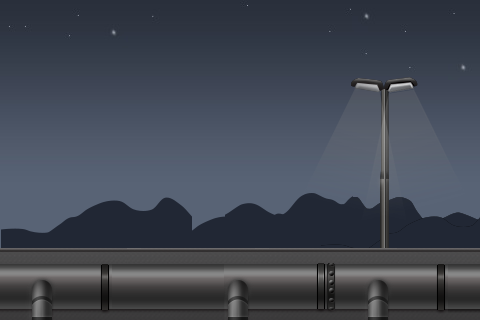

This game map was drawn from its Tiled (.tmx) file and the tilesets committed beside it. A one-line description and the trimmed map source follow:
An orthogonal 30x20 tile map with 16x16 px tiles, 5 tile layers (sky, cloud, camp, floor, ...), 7 tilesets.

<map version="1.0" orientation="orthogonal" width="30" height="20" tilewidth="16" tileheight="16">
 <tileset firstgid="1" name="sky" tilewidth="480" tileheight="320">
  <image source="sky.png" width="1440" height="320" />
 </tileset>
 <tileset firstgid="4" name="floor" tilewidth="144" tileheight="192" spacing="2">
  <tileoffset x="-3" y="0" />
  <image source="floor.png" width="878" height="192" />
 </tileset>
 <tileset firstgid="10" name="stairs" tilewidth="320" tileheight="144">
  <tileoffset x="4" y="0" />
  <image source="stairs.png" width="320" height="144" />
 </tileset>
 <tileset firstgid="11" name="cloud" tilewidth="192" tileheight="72" spacing="1">
  <image source="cloud.png" width="1159" height="72" />
 </tileset>
 <tileset firstgid="17" name="wooden_ladder" tilewidth="256" tileheight="256" spacing="1">
  <image source="wooden_ladder.png" width="1029" height="256" />
 </tileset>
 <tileset firstgid="21" name="pipe" tilewidth="112" tileheight="64" spacing="2">
  <image source="pipe.png" width="910" height="64" />
 </tileset>
 <tileset firstgid="29" name="pipe2" tilewidth="32" tileheight="160" spacing="2">
  <image source="pipe2.png" width="134" height="160" />
 </tileset>
 <layer name="sky" width="30" height="20">
  <data>[600 cells, 2 non-empty, 1 distinct tile ids]</data>
 </layer>
 <layer name="cloud" width="30" height="20">
  <data>[600 cells, 5 non-empty, 3 distinct tile ids]</data>
 </layer>
 <layer name="camp" width="30" height="20">
  <data>[600 cells, 1 non-empty, 1 distinct tile ids]</data>
 </layer>
 <layer name="floor" width="30" height="20">
  <data>[600 cells, 4 non-empty, 1 distinct tile ids]</data>
 </layer>
 <layer name="pipe" width="30" height="20">
  <data>[600 cells, 5 non-empty, 3 distinct tile ids]</data>
 </layer>
</map>